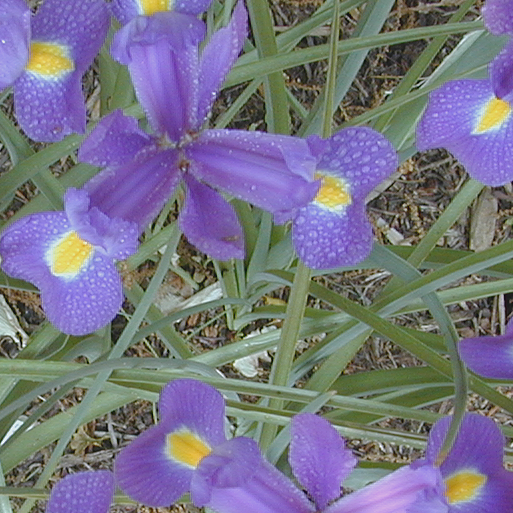
#> input picture images/colour_flower_opac.tif, 513 x 513 px
$ python ex2_2_limiarizacao.py
#> lines starting #> are read from the running program, lines starting #| are printed output that depends on the picture; after the words box and inside, x2 and y2 are one past the last pixel; in counts of white or black regions, pixels touching at a corner belong together
"""
2.2 - Limiarização global
Saída esperada: imagem original + binária para pelo menos dois valores de T + comparação.
Proibido: cv2.threshold (só para validação).
"""
import numpy as np
import cv2
import matplotlib.pyplot as plt


def limiarizar(img_gray, T):
    # g(x, y) = 255 se f(x, y) > T, e 0 caso contrário
    # retorna 255 onde img_gray > T e 0 caso contrario
    return np.where(img_gray > T, 255, 0).astype(np.uint8)


if __name__ == "__main__":

    img_gray = cv2.imread("images/colour_flower_opac.tif", cv2.IMREAD_GRAYSCALE)
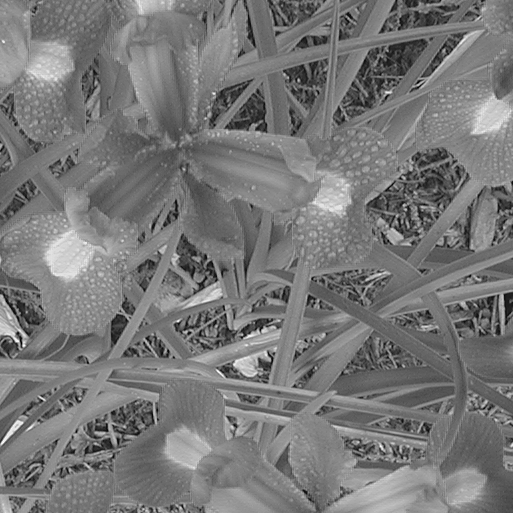
#> img_gray: shape (513, 513); min 0, max 251, mean 119.5

    # garantir que seja entre 0 e 255 (uint8)
    T1 = int(input("Digite o valor de T1 (0 a 255): "))
#> the answer given: 3
    while T1 < 0 or T1 > 255:
        T1 = int(input("Valor inválido. Digite o valor de T1 (0 a 255): "))
    T2 = int(input("Digite o valor de T2 (0 a 255): "))
#> the answer given: 3
    while T2 < 0 or T2 > 255:
        T2 = int(input("Valor inválido. Digite o valor de T2 (0 a 255): "))

    img_bin1 = limiarizar(img_gray, T1)
#> in limiarizar, `return np.where(img_gray > T, 255, 0).astype(np.uint8)`:
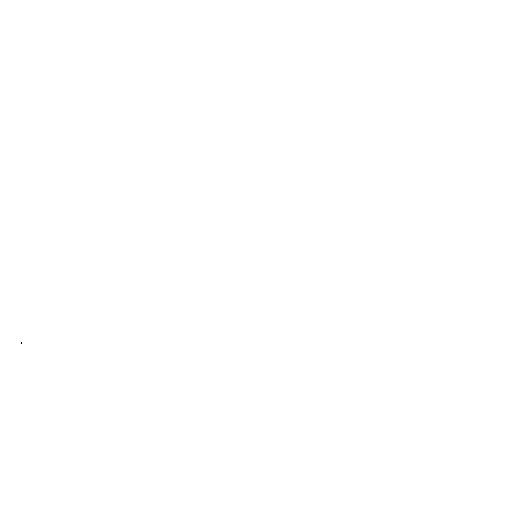
#> returned value: shape (513, 513); 100% white; black in thin lines or dots, all inside (x1, y1, x2, y2) = (21, 342, 22, 344)
    img_bin2 = limiarizar(img_gray, T2)

    plt.figure(figsize=(10, 5))
    plt.subplot(1, 3, 1)
    plt.imshow(img_gray, cmap='gray')
    plt.title('Original')
    plt.axis('off')

    plt.subplot(1, 3, 2)
    plt.imshow(img_bin1, cmap='gray')
    plt.title(f'Binária (T={T1})')
    plt.axis('off')

    plt.subplot(1, 3, 3)
    plt.imshow(img_bin2, cmap='gray')
    plt.title(f'Binária (T={T2})')
    plt.axis('off')

    plt.show()
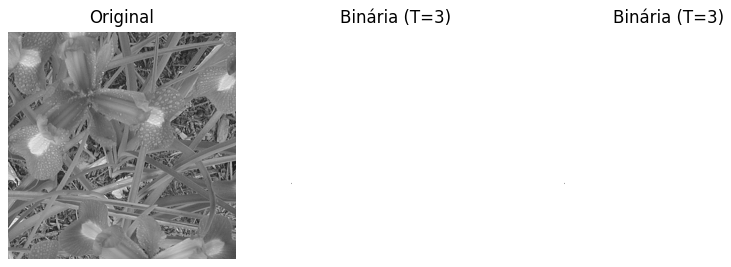
#> figure drawn by matplotlib, 3 panels
